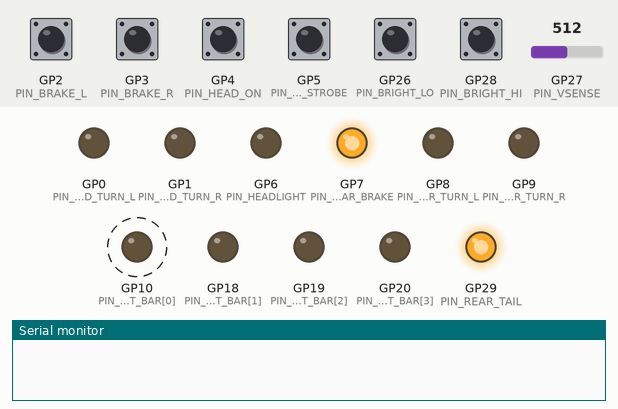
Simulated run of this program. Board: Raspberry Pi Pico. On the bench: output pins drawn as LEDs (lit = HIGH), the last lines printed to the serial monitor. Dashed ring = blinking. Inputs (shaded band) come from the test bench; at power-on: GP2 (PIN_BRAKE_L), GP3 (PIN_BRAKE_R), GP4 (PIN_HEAD_ON), GP5 (PIN_HEAD_STROBE), GP26 (PIN_BRIGHT_LO), GP28 (PIN_BRIGHT_HI) HIGH, GP27 (PIN_VSENSE) = 512 (analog values on the 0–1023 scale). EEPROM starts erased.

Above: at 0.87 s.
1.3 s: GP27 (PIN_VSENSE) set to 716
At 2.9 s:
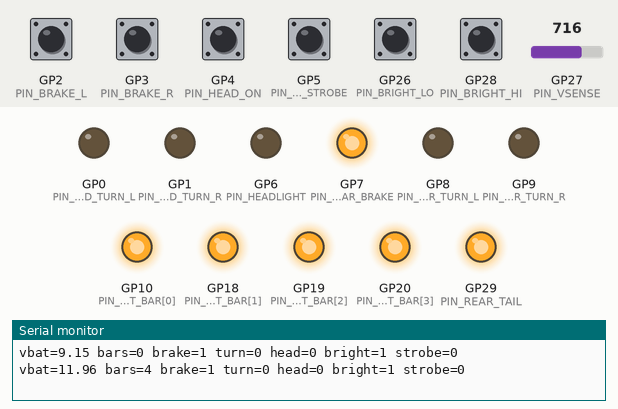
3.4 s: GP4 (PIN_HEAD_ON) pulled LOW for 0.15 s
At 3.49 s:
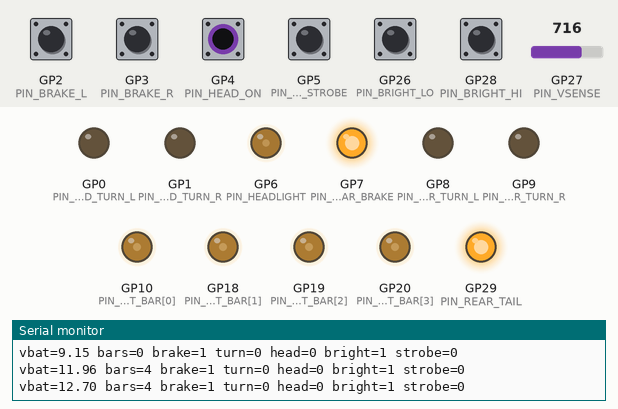
5.0 s: GP5 (PIN_HEAD_STROBE) pulled LOW for 0.15 s
At 6.3 s:
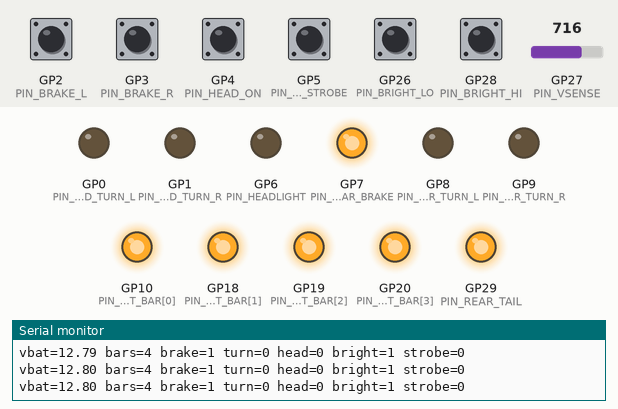
6.6 s: GP27 (PIN_VSENSE) set to 668
9.6 s: GP27 (PIN_VSENSE) set to 654
At 12.3 s:
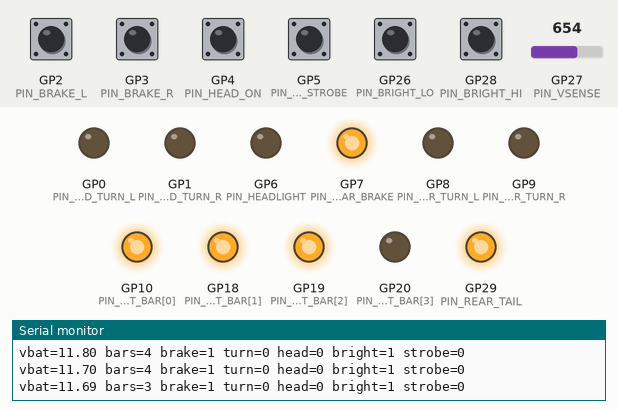
12.6 s: GP4 (PIN_HEAD_ON) pulled LOW for 1 s
At 12.9 s:
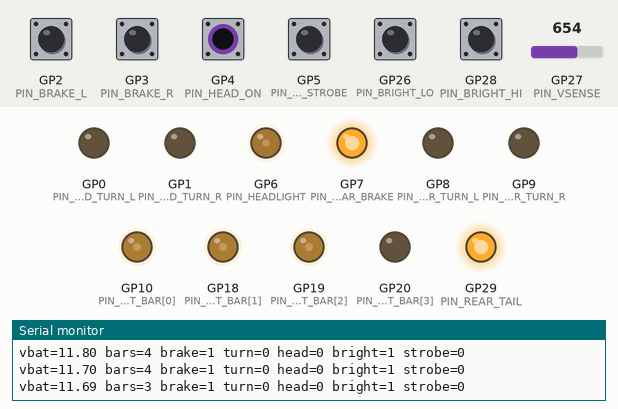
Timing chart, 0 to 15.6 s (numbered marks = the images above; inputs shaded):
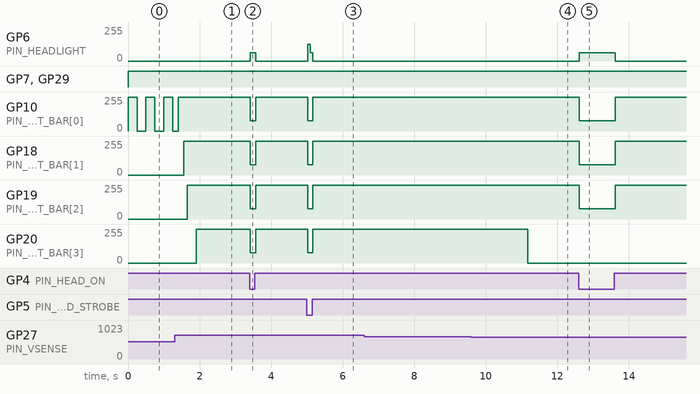

The program:

main.cpp
```cpp
// Bike light controller firmware: Adafruit KB2040 (RP2040, arduino-pico core).
// Behaviour lives in lib/BikeLogic; this file only does pins, timing and I/O.
#include <Arduino.h>
#include <hardware/gpio.h>
#include <initializer_list>
#include <EEPROM.h>
#include <BikeLogic.h>

using namespace bike;

// ---- Pins (see docs/wiring-diagram.html)
constexpr uint8_t PIN_LED_TURN_L = 0, PIN_LED_TURN_R = 1;
constexpr uint8_t PIN_BRAKE_L = 2, PIN_BRAKE_R = 3;              // NC to GND: HIGH = squeezed
constexpr uint8_t PIN_HEAD_ON = 4, PIN_HEAD_STROBE = 5;          // ON-OFF-ON to GND
constexpr uint8_t PIN_HEADLIGHT = 6;                             // IRLB3813 gate, PWM
constexpr uint8_t PIN_REAR_BRAKE = 7, PIN_REAR_TURN_L = 8, PIN_REAR_TURN_R = 9;  // TLP241A LEDs
constexpr uint8_t PIN_REAR_TAIL = 29;                            // A3: U6 TLP241A LED, runner
constexpr uint8_t PIN_BATT_BAR[4] = {10, 18, 19, 20};            // bar 1..4
constexpr uint8_t PIN_BRIGHT_LO = 26, PIN_BRIGHT_HI = 28;        // ON-OFF-ON to GND
constexpr uint8_t PIN_VSENSE = 27;                               // A1: VBAT x 22/122

// ---- Battery sense. Measure the battery with a multimeter, compare with the
// "vbat" value printed on the serial monitor, and set VBAT_CAL = meter / printed.
constexpr float VBAT_DIVIDER = 122.0f / 22.0f;
constexpr float VBAT_CAL = 1.00f;

// Above hearing range: audible PWM made the board's ceramic caps whine. The IRLB3813's
// big gate charge needs fast edges at this rate: 12 mA pin drive + a 22 Ω gate resistor.
constexpr uint32_t HEAD_PWM_HZ = 25000;
constexpr uint32_t DEBOUNCE_MS = 20;
constexpr uint32_t BATTERY_PERIOD_MS = 50;
constexpr uint32_t HUD_TURN_PERIOD_MS = 667;  // ~1.5 Hz blink
constexpr uint32_t BAR_WARN_PERIOD_MS = 500;  // 2 Hz blink below 10 V

// A pin that must hold its new level for DEBOUNCE_MS before it counts.
struct Debounced {
    uint8_t pin;
    bool stable = false, last = false;
    uint32_t changedAt = 0;

    void begin() { stable = last = digitalRead(pin); }  // start from the real level, no boot glitch

    bool read(uint32_t now) {
        bool raw = digitalRead(pin);
        if (raw != last) { last = raw; changedAt = now; }
        if (now - changedAt >= DEBOUNCE_MS) stable = raw;
        return stable;
    }
};

Debounced brakeL{PIN_BRAKE_L}, brakeR{PIN_BRAKE_R};
Debounced headOn{PIN_HEAD_ON}, headStrobe{PIN_HEAD_STROBE};
Debounced brightLo{PIN_BRIGHT_LO}, brightHi{PIN_BRIGHT_HI};

Levers levers;
Battery battery;
StrobeSelector strobeSel;
constexpr int EEPROM_STROBE_ADDR = 0;  // remembered strobe pattern (0-2)
Turn turn = Turn::Off;
uint32_t lastBatteryAt = 0;

float readVbat() {
    uint32_t sum = 0;
    for (int i = 0; i < 16; i++) sum += analogRead(PIN_VSENSE);  // average out headlight PWM ripple
    return sum / 16.0f / 4095.0f * 3.3f * VBAT_DIVIDER * VBAT_CAL;
}

void allOutputsOff() {
    for (uint8_t p : {PIN_HEADLIGHT, PIN_LED_TURN_L, PIN_LED_TURN_R}) analogWrite(p, 0);
    for (uint8_t p : PIN_BATT_BAR) analogWrite(p, 0);
    for (uint8_t p : {PIN_REAR_TAIL, PIN_REAR_BRAKE, PIN_REAR_TURN_L, PIN_REAR_TURN_R}) digitalWrite(p, LOW);
}

// Below 9.4 V for 5 s: everything off for good, just a short blink of bar 1
// every few seconds as a reminder to turn the master switch off.
[[noreturn]] void cutoff() {
    allOutputsOff();
    Serial.println("Low-voltage cutoff: turn the master switch off");
    for (;;) {
        analogWrite(PIN_BATT_BAR[0], PWM_RANGE);
        delay(30);
        analogWrite(PIN_BATT_BAR[0], 0);
        delay(5000);
    }
}

void setup() {
    Serial.begin(115200);

    for (uint8_t p : {PIN_HEADLIGHT, PIN_REAR_TAIL, PIN_REAR_BRAKE, PIN_REAR_TURN_L, PIN_REAR_TURN_R, PIN_LED_TURN_L, PIN_LED_TURN_R})
        pinMode(p, OUTPUT);
    for (uint8_t p : PIN_BATT_BAR) pinMode(p, OUTPUT);
    for (uint8_t p : {PIN_BRAKE_L, PIN_BRAKE_R, PIN_HEAD_ON, PIN_HEAD_STROBE, PIN_BRIGHT_LO, PIN_BRIGHT_HI})
        pinMode(p, INPUT_PULLUP);
    for (Debounced* d : {&brakeL, &brakeR, &headOn, &headStrobe, &brightLo, &brightHi}) d->begin();

    // The TLP241A LEDs want ~6 mA through 330 Ω; the default 4 mA drive sags.
    for (uint8_t p : {PIN_REAR_TAIL, PIN_REAR_BRAKE, PIN_REAR_TURN_L, PIN_REAR_TURN_R})
        gpio_set_drive_strength(p, GPIO_DRIVE_STRENGTH_8MA);
    gpio_set_drive_strength(PIN_HEADLIGHT, GPIO_DRIVE_STRENGTH_12MA);

    analogWriteFreq(HEAD_PWM_HZ);
    analogWriteRange(PWM_RANGE);
    analogReadResolution(12);

    EEPROM.begin(16);
    uint8_t saved = EEPROM.read(EEPROM_STROBE_ADDR);
    if (saved < STROBE_PATTERN_COUNT) strobeSel = StrobeSelector((StrobePattern)saved);
    allOutputsOff();
}

void loop() {
    uint32_t now = millis();

    // ---- Battery
    if (now - lastBatteryAt >= BATTERY_PERIOD_MS) {
        lastBatteryAt = now;
        battery.update(now, readVbat());
        if (battery.cutoff()) cutoff();
    }

    // ---- Levers -> brake + blinker gestures
    turn = applyGesture(turn, levers.update(now, brakeL.read(now), brakeR.read(now)));

    // ---- Headlight switches (active LOW)
    bool on = !headOn.read(now), strobe = !headStrobe.read(now);
    HeadMode mode = on ? HeadMode::On : strobe ? HeadMode::Strobe : HeadMode::Off;
    bool lo = !brightLo.read(now), hi = !brightHi.read(now);
    Brightness bright = lo ? Brightness::Low : hi ? Brightness::High : Brightness::Med;

    // ---- Outputs. The rear lamp flashes its own turn signal: hold the input steady.
    if (strobeSel.update(now, mode)) {  // two quick flicks into STROBE step to the next pattern
        EEPROM.write(EEPROM_STROBE_ADDR, (uint8_t)strobeSel.pattern());
        EEPROM.commit();
    }
    analogWrite(PIN_HEADLIGHT, headDuty(mode, bright, strobeSel.pattern(), now));
    digitalWrite(PIN_REAR_TAIL, rearTailOn(mode, strobeSel.pattern()));
    digitalWrite(PIN_REAR_BRAKE, rearBrakeOn(levers.brake(), mode, strobeSel.pattern(), now));
    digitalWrite(PIN_REAR_TURN_L, leftOn(turn));
    digitalWrite(PIN_REAR_TURN_R, rightOn(turn));

    // HUD LEDs are PWM-dimmed (same 25 kHz) so they don't glare at night.
    uint16_t hud = hudDuty(mode, bright, strobeSel.pattern());
    bool turnPhase = now % HUD_TURN_PERIOD_MS < HUD_TURN_PERIOD_MS / 2;
    analogWrite(PIN_LED_TURN_L, leftOn(turn) && turnPhase ? hud : 0);
    analogWrite(PIN_LED_TURN_R, rightOn(turn) && turnPhase ? hud : 0);

    uint8_t bars = battery.bars();
    bool warnPhase = now % BAR_WARN_PERIOD_MS < BAR_WARN_PERIOD_MS / 2;
    for (uint8_t i = 0; i < 4; i++)
        analogWrite(PIN_BATT_BAR[i], (bars == 0 ? (i == 0 && warnPhase) : i < bars) ? hud : 0);

    // ---- Serial status once a second (for VBAT_CAL and bench testing)
    static uint32_t lastPrint = 0;
    if (now - lastPrint >= 1000) {
        lastPrint = now;
        Serial.printf("vbat=%.2f bars=%u brake=%d turn=%u head=%u bright=%u strobe=%u\n", battery.volts(), bars,
                      levers.brake(), (unsigned)turn, (unsigned)mode, (unsigned)bright, (unsigned)strobeSel.pattern());
    }
}
```

Measured:
- the behaviour switches between 655 and 654 on GP27 (PIN_VSENSE) (found by bisection; images 3 and 4)
- after the input at 1.3 s, GP18 (PIN_BATT_BAR[1]): 0/255 → 255/255 after 0.25 s; GP19 (PIN_BATT_BAR[2]): 0/255 → 255/255 after 0.35 s; GP20 (PIN_BATT_BAR[3]): 0/255 → 255/255 after 0.60 s
- after the input at 3.4 s, GP6 (PIN_HEADLIGHT): 0/255 → 63/255 at once, → 0/255 0.15 s later; GP10 (PIN_BATT_BAR[0]), GP18 (PIN_BATT_BAR[1]), GP19 (PIN_BATT_BAR[2]), GP20 (PIN_BATT_BAR[3]): 255/255 → 76/255 at once, → 255/255 0.15 s later
- after the input at 5.0 s, GP6 (PIN_HEADLIGHT): 0/255 → 127/255 at once, → 63/255 0.08 s later, → 0/255 0.07 s later; GP10 (PIN_BATT_BAR[0]), GP18 (PIN_BATT_BAR[1]), GP19 (PIN_BATT_BAR[2]), GP20 (PIN_BATT_BAR[3]): 255/255 → 76/255 at once, → 255/255 0.15 s later
- after the input at 9.6 s, GP20 (PIN_BATT_BAR[3]): 255/255 → 0/255 after 1.6 s
- after the input at 12.6 s, GP6 (PIN_HEADLIGHT): 0/255 → 63/255 at once, → 0/255 1.0 s later; GP10 (PIN_BATT_BAR[0]), GP18 (PIN_BATT_BAR[1]), GP19 (PIN_BATT_BAR[2]): 255/255 → 76/255 at once, → 255/255 1.0 s later
